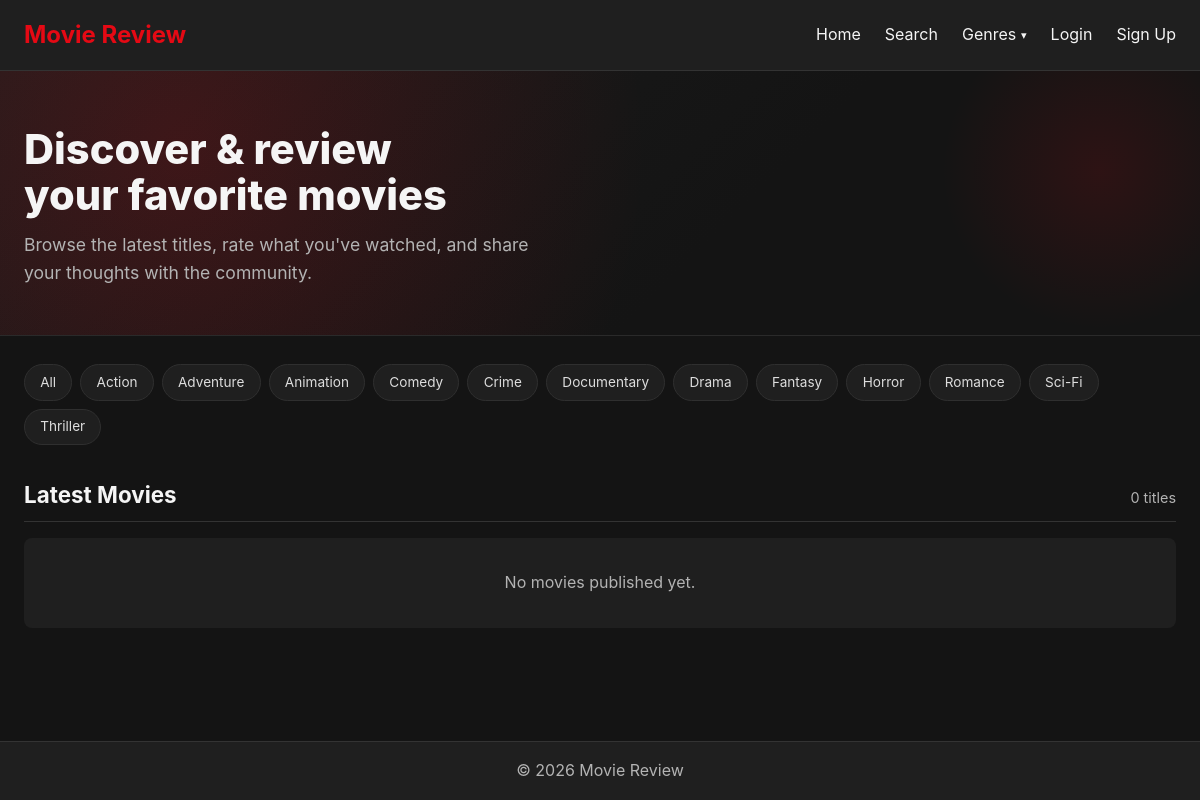
The page / on the database its author committed.
### tables this page shows
CREATE TABLE IF NOT EXISTS dbProj_genres (
    genre_id    INT AUTO_INCREMENT PRIMARY KEY,
    genre_name  VARCHAR(50) UNIQUE NOT NULL
);

### config.php (called while the page is built, shortened)
<?php
function fetch_genres($dbc) {
    $genres = [];
    $res = mysqli_query($dbc, "SELECT genre_id, genre_name FROM dbProj_genres ORDER BY genre_name");
    if ($res) {
        while ($g = mysqli_fetch_assoc($res)) {
            $genres[] = $g;
        }
    }
    return $genres;
}
?>

### index.php (the view, shortened to what this page needs)
<?php
require_once 'config.php';
$dbc = get_db_connection();
$navGenres = fetch_genres($dbc);
$perPage     = 8;
$currentPage = max(1, (int)($_GET['page'] ?? 1));
$offset      = ($currentPage - 1) * $perPage;
$countRes  = mysqli_query($dbc, "SELECT COUNT(*) FROM dbProj_movies WHERE is_published = 1");
$totalRows = (int)mysqli_fetch_row($countRes)[0];
$stmt = mysqli_prepare($dbc, "
    SELECT
        m.movie_id,
        m.title,
        m.short_description,
        m.poster_image,
        m.release_year,
        m.view_count,
        g.genre_name,
        u.username AS creator_name,
        COALESCE(ROUND(AVG(r.rating_value), 1), 0) AS avg_rating,
        COUNT(DISTINCT r.rating_id) AS total_ratings
    FROM dbProj_movies m
    JOIN dbProj_genres g ON m.genre_id = g.genre_id
    JOIN dbProj_users  u ON m.creator_id = u.user_id
    LEFT JOIN dbProj_ratings r ON m.movie_id = r.movie_id
    WHERE m.is_published = 1
    GROUP BY m.movie_id
    ORDER BY m.created_at DESC
    LIMIT ? OFFSET ?
");
mysqli_stmt_bind_param($stmt, 'ii', $perPage, $offset);
mysqli_stmt_execute($stmt);
$result = mysqli_stmt_get_result($stmt);
?>
<!DOCTYPE html>
<html lang="en">
<head>
    <link rel="stylesheet" href="style.css">
</head>
<body>
    <header>
        <nav class="container">
            <h1 class="logo"><a href="index.php" style="color:inherit;text-decoration:none;">Movie Review</a></h1>
            <ul class="nav-links">
                <li><a href="index.php">Home</a></li>
                <li><a href="search.php">Search</a></li>
                <?php if (!empty($navGenres)): ?>
                <li class="genre-dropdown">
                    <a href="search.php" class="genre-toggle">Genres</a>
                </li>
                <?php endif; ?>
                <?php if (isset($_SESSION['user'])): ?>
                    <?php if ($_SESSION['user']['role'] === 'creator'): ?>
                        <li><a href="creator/index.php">My Movies</a></li>
                    <?php endif; ?>
                    <?php if ($_SESSION['user']['role'] === 'admin'): ?>
                        <li><a href="admin/index.php">Admin</a></li>
                    <?php endif; ?>
                    <li><a href="logout.php">Logout</a></li>
                <?php else: ?>
                    <li><a href="login.php">Login</a></li>
                    <li><a href="signup.php">Sign Up</a></li>
                <?php endif; ?>
            </ul>
        </nav>
    </header>
    <section class="hero-banner">
        <div class="container">
            <h1>Discover &amp; review<br>your favorite movies</h1>
            <p class="tagline">Browse the latest titles, rate what you've watched, and share your thoughts with the community.</p>
        </div>
    </section>
    <main class="container">
        <?php if (!empty($navGenres)): ?>
            <nav class="genre-bar" aria-label="Browse movies by genre">
                <a href="search.php" class="genre-pill">All</a>
                <?php foreach ($navGenres as $gn): ?>
                    <a href="search.php?genre=<?= (int)$gn['genre_id'] ?>" class="genre-pill"><?= htmlspecialchars($gn['genre_name']) ?></a>
                <?php endforeach; ?>
            </nav>
        <?php endif; ?>
        <section class="movies">
            <div class="section-head">
                <h3>Latest Movies</h3>
                <span class="count"><?= $totalRows ?> title<?= $totalRows !== 1 ? 's' : '' ?></span>
            </div>
            <?php if (mysqli_num_rows($result) === 0): ?>
                <p class="empty">No movies published yet.</p>
            <?php endif; ?>
        </section>
    </main>
    <footer>
        <div class="container">
            <p>&copy; <?= date('Y') ?> Movie Review</p>
        </div>
    </footer>
</body>
</html>

### style.css (style rules this page uses)
* { margin: 0; padding: 0; box-sizing: border-box; }
body { font-family: -apple-system, BlinkMacSystemFont, 'Segoe UI', sans-serif; background-color: #141414; color: #f5f5f5; line-height: 1.6; min-height: 100vh; display: flex; flex-direction: column; }
.container { max-width: 1200px; margin: 0 auto; padding: 0 1.5rem; width: 100%; }
header { background-color: #1f1f1f; border-bottom: 1px solid #333; padding: 1rem 0; }
header nav { display: flex; justify-content: space-between; align-items: center; }
.logo { color: #e50914; font-size: 1.5rem; }
.nav-links { list-style: none; display: flex; gap: 1.5rem; }
.nav-links a { color: #f5f5f5; text-decoration: none; transition: color 0.2s; }
main { flex: 1; padding: 2rem 1.5rem; }
.section-head { display: flex; justify-content: space-between; align-items: baseline; margin: 2rem 0 1rem; border-bottom: 1px solid #333; padding-bottom: 0.5rem; }
.section-head h3 { font-size: 1.4rem; }
.section-head .count { color: #b3b3b3; font-size: 0.9rem; }
.empty { color: #b3b3b3; padding: 2rem; text-align: center; background: #1f1f1f; border-radius: 8px; }
footer { background-color: #1f1f1f; border-top: 1px solid #333; padding: 1rem 0; text-align: center; color: #b3b3b3; }
.genre-dropdown { position: relative; }
.genre-dropdown > .genre-toggle { cursor: pointer; }
.genre-dropdown > .genre-toggle::after { content: "\25BE"; font-size: 0.7em; margin-left: 0.3rem; vertical-align: middle; }
.genre-bar { display: flex; flex-wrap: wrap; gap: 0.5rem; margin: 1.75rem 0 0.5rem; }
.genre-bar .genre-pill { background: #1f1f1f; border: 1px solid #2f2f2f; color: #ddd; padding: 0.4rem 0.95rem; border-radius: 999px; font-size: 0.85rem; text-decoration: none; transition: background-color 0.15s, border-color 0.15s, color 0.15s; }

### index.php (style rules this page uses)
.hero-banner { position: relative; background: radial-gradient(circle at 15% 30%, rgba(229,9,20,0.18), transparent 45%), linear-gradient(135deg, #1c1c1c 0%, #141414 60%); border-bottom: 1px solid #2a2a2a; padding: 3.5rem 0 3rem; overflow: hidden; }
.hero-banner::after { content: ""; position: absolute; right: -60px; top: -60px; width: 320px; height: 320px; background: radial-gradient(circle, rgba(229,9,20,0.12), transparent 70%); border-radius: 50%; pointer-events: none; }
.hero-banner .container { position: relative; z-index: 1; }
.hero-banner h1 { font-size: 2.6rem; font-weight: 800; line-height: 1.1; margin-bottom: 0.75rem; max-width: 620px; }
.hero-banner p.tagline { color: #b3b3b3; font-size: 1.1rem; max-width: 520px; }

### rows shown on the page
dbproj_genres: genre_name "Action"
dbproj_genres: genre_name "Adventure"
dbproj_genres: genre_name "Animation"
dbproj_genres: genre_name "Comedy"
dbproj_genres: genre_name "Crime"
dbproj_genres: genre_name "Documentary"
dbproj_genres: genre_name "Drama"
dbproj_genres: genre_name "Fantasy"
dbproj_genres: genre_name "Horror"
dbproj_genres: genre_name "Romance"
dbproj_genres: genre_name "Sci-Fi"
dbproj_genres: genre_name "Thriller"

### other values the page prints
$totalRows "0"
